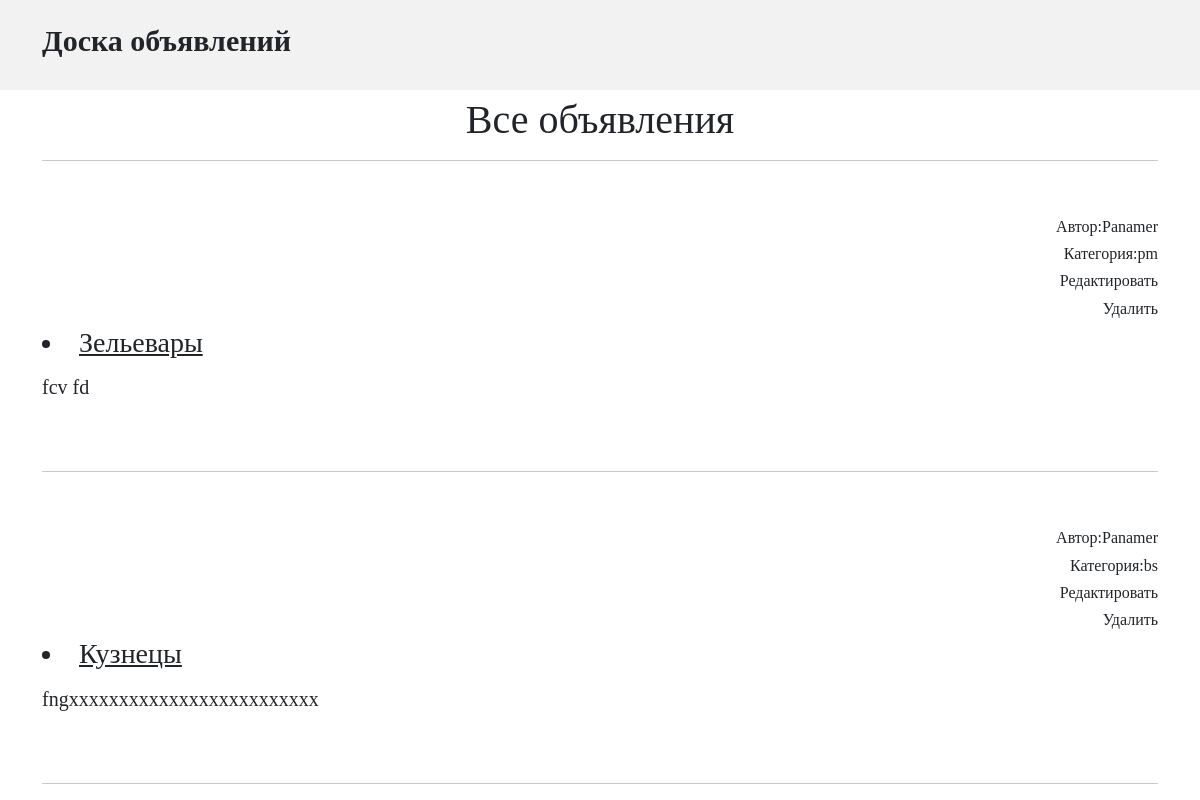
/ads/, run on the app's committed database.
### ads/models.py (models this page shows, shortened)
class Ads(models.Model):
    blacksmith = 'bs'
    potions_master = 'pm'
    spell_master = 'sm'
    ADTYPE = [
            (blacksmith, 'Кузнецы'),
            (potions_master, 'Мастера зельеварения'),
            (spell_master, 'Мастера заклинаний')
        ]
    title = models.CharField(max_length=34)
    content = RichTextField()
    dateCreation = models.DateTimeField(auto_now_add=True)
    category = models.CharField(max_length=2, choices=ADTYPE)
    author = models.ForeignKey(User, on_delete=models.CASCADE)
    class Meta:
        verbose_name = 'Объявление'
        verbose_name_plural = 'Объявления'
        app_label = 'ads'

### ads/views.py (the view)
# urls.py: path('', AdsList.as_view(), name = 'ads_list'),
class AdsList(ListView):
    model = Ads
    ordering = '-dateCreation'
    template_name = 'ads_list.html'
    context_object_name = 'ads'

### ads/templates/ads/ads_list.html (shortened to what this page needs)
{% extends 'default.html' %}
{% block content %}
<body>
<h1 class="text-center">Все объявления </h1>
 <hr>
        {% for add in ads %}
<section>
 <h6 style="text-align: right;">Автор:{{add.author}}</h6>
    <h6 style="text-align: right;">Категория:{{add.category}}</h6>
<h6 style="text-align: right;">  <a href="{% url 'ads_update' add.id %}">Редактировать</a></h6>
    <h6 style="text-align: right;">  <a href="{% url 'ads_delete' add.id %}">Удалить</a></h6>
        <h3 style="text-align: left;">  <li><a href="{% url 'advertisement_detail' add.id %}"><u>{{ add.title }}</u></a></li></h3>
<p><h5 style="text-align: left;">{{add.content | safe}}</h5></p>
</section>
  <hr>
        {% endfor %}
</body>
{% endblock content %}

### static/css/variables.css (style rules this page uses)
:root { --font-default: 'EB Garamond', system-ui, -apple-system, "Segoe UI", Roboto, "Helvetica Neue", Arial, "Noto Sans", "Liberation Sans", sans-serif, "Apple Color Emoji", "Segoe UI Emoji", "Segoe UI Symbol", "Noto Color Emoji"; --font-primary: 'EB Garamond', serif; --font-secondary: 'Inter', sans-serif; --color-default: #212529; --color-default-rgb: 33, 37, 41; --color-links: #212529; --color-links-hover: #15171a; --color-primary: #212529; --color-primary-light: #26282c; --color-primary-dark: #0b0c0e; --color-primary-rgb: 33, 37, 41; --color-primary-light-rgb: 38, 40, 44; --color-primary-dark-rgb: 11, 12, 14; --color-secondary: #596d80; --color-secondary-light: #8498aa; --color-secondary-dark: #404f5c; --color-secondary-rgb: 89, 109, 128; --color-secondary-light-rgb: 132, 152, 170; --color-secondary-dark-rgb: 64, 79, 92; --color-blue: #0d6efd; --color-blue-rgb: 13, 110, 253; --color-indigo: #6610f2; --color-indigo-rgb: 102, 16, 242; --color-purple: #6f42c1; --color-purple-rgb: 111, 66, 193; --color-pink: #f3268c; --color-pink-rgb: 243, 38, 140; --color-red: #df1529; --color-red-rgb: 223, 21, 4; --color-orange: #fd7e14; --color-orange-rgb: 253, 126, 20; --color-yellow: #ffc107; --color-yellow-rgb: 255, 193, 7; --color-green: #059652; --color-green-rgb: 5, 150, 82; --color-teal: #20c997; --color-teal-rgb: 32, 201, 151; --color-cyan: #0dcaf0; --color-cyan-rgb: 13, 202, 240; --color-white: #ffffff; --color-white-rgb: 255, 255, 255; --color-gray: #6c757d; --color-gray-rgb: 108, 117, 125; --color-black: #000000; --color-black-rgb: 0, 0, 0; }
:root { --bs-blue: var(--color-blue); --bs-indigo: var(--color-indigo); --bs-purple: var(--color-purple); --bs-pink: var(--color-pink); --bs-red: var(--color-red); --bs-orange: var(--color-orange); --bs-yellow: var(--color-yellow); --bs-green: var(--color-green); --bs-teal: var(--color-teal); --bs-cyan: var(--color-cyan); --bs-white: var(--color-white); --bs-gray: var(--color-gray); --bs-gray-dark: #343a40; --bs-gray-100: #f8f9fa; --bs-gray-200: #e9ecef; --bs-gray-300: #dee2e6; --bs-gray-400: #ced4da; --bs-gray-500: #adb5bd; --bs-gray-600: #6c757d; --bs-gray-700: #495057; --bs-gray-800: #343a40; --bs-gray-900: #212529; --bs-primary: var(--color-blue); --bs-secondary: var(--color-blue); --bs-success: #198754; --bs-info: #0dcaf0; --bs-warning: #ffc107; --bs-danger: #dc3545; --bs-light: #f8f9fa; --bs-dark: #212529; --bs-primary-rgb: var(--color-primary-rgb); --bs-secondary-rgb: var(--color-secondary-rgb); --bs-success-rgb: 25, 135, 84; --bs-info-rgb: 13, 202, 240; --bs-warning-rgb: 255, 193, 7; --bs-danger-rgb: 220, 53, 69; --bs-light-rgb: 248, 249, 250; --bs-dark-rgb: 33, 37, 41; --bs-white-rgb: var(--color-white-rgb); --bs-black-rgb: var(--color-black-rgb); --bs-body-color-rgb: var(--color-default-rgb); --bs-body-bg-rgb: 255, 255, 255; --bs-font-sans-serif: var(--font-default); --bs-font-monospace: SFMono-Regular, Menlo, Monaco, Consolas, "Liberation Mono", "Courier New", monospace; --bs-gradient: linear-gradient(180deg, rgba(255, 255, 255, 0.15), rgba(255, 255, 255, 0)); --bs-body-font-family: var(--font-default); --bs-body-font-size: 1rem; --bs-body-font-weight: 400; --bs-body-line-height: 1.5; --bs-body-color: var(--color-default); --bs-body-bg: #fff; }

### static/css/main.css (style rules this page uses)
:root { scroll-behavior: smooth; }
body { color: rgba(var(--color-primary-rgb), 1); }
a { color: var(--color-links); text-decoration: none; }
h1, h2, h3, h4, h5, h6 { font-family: var(--font-primary); }
section { padding: 40px 0; overflow: hidden; }
section { scroll-margin-top: 70px; }

### data on the page
Ads: author "Panamer", category "pm", title "Зельевары", content "fcv fd"
Ads: author "Panamer", category "bs", title "Кузнецы", content "fngxxxxxxxxxxxxxxxxxxxxxxxxx"
